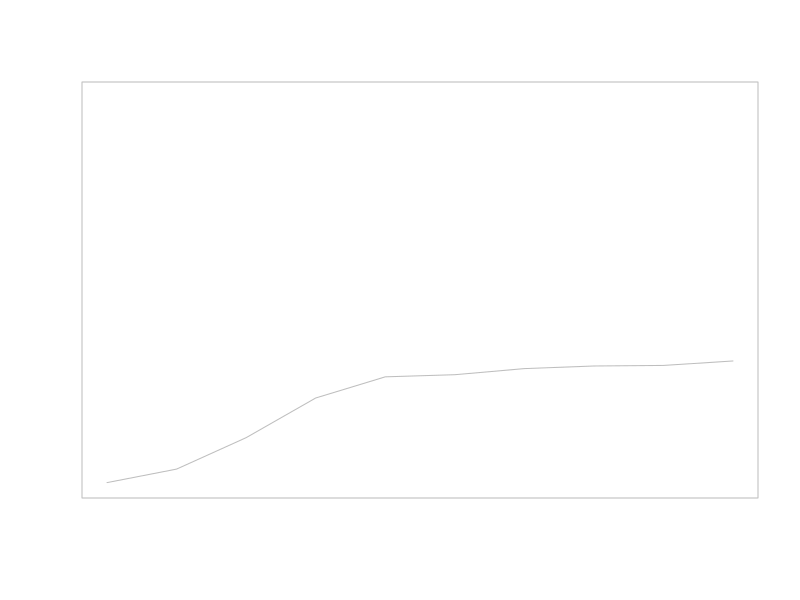
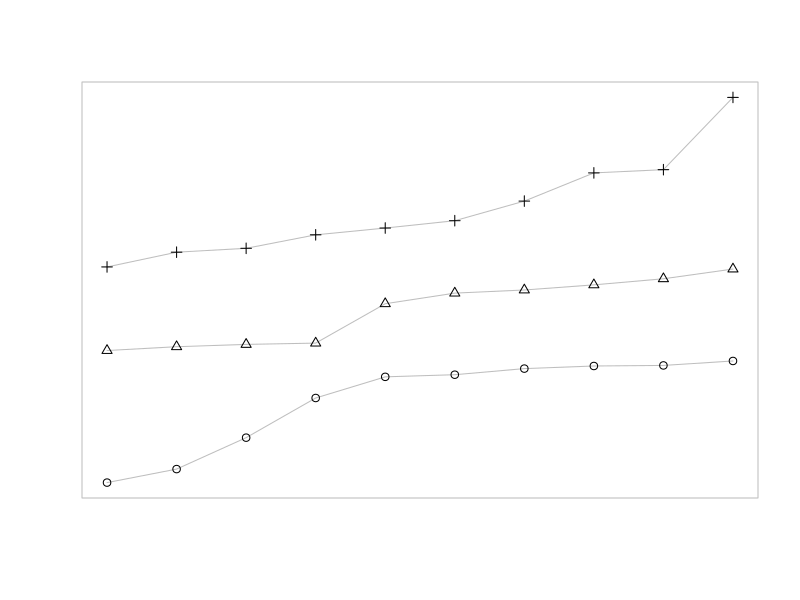
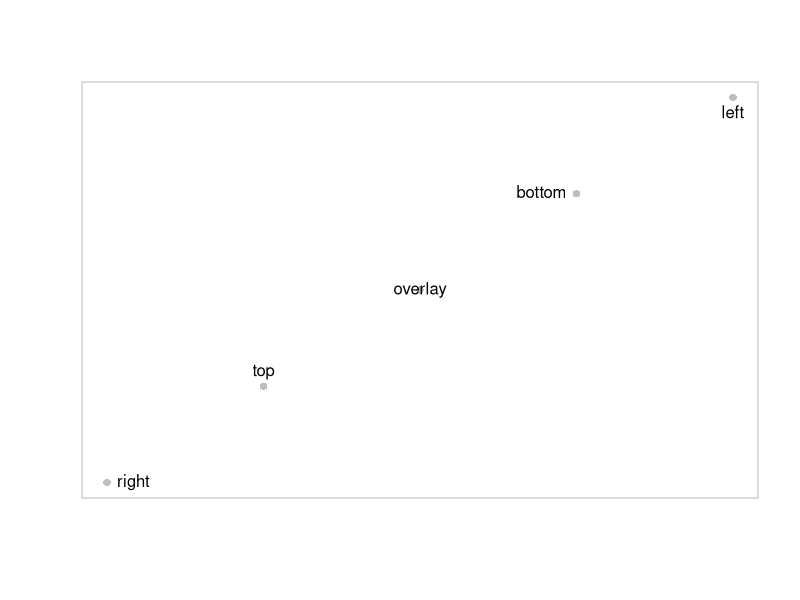
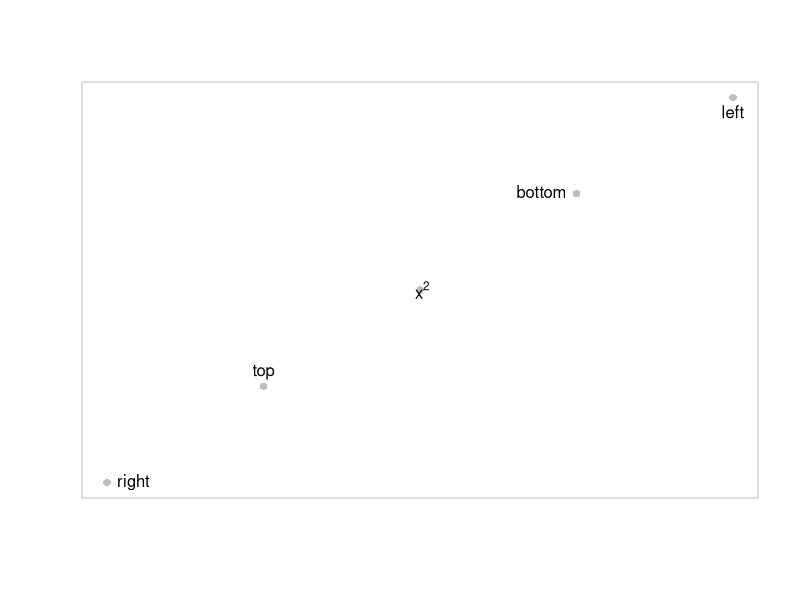
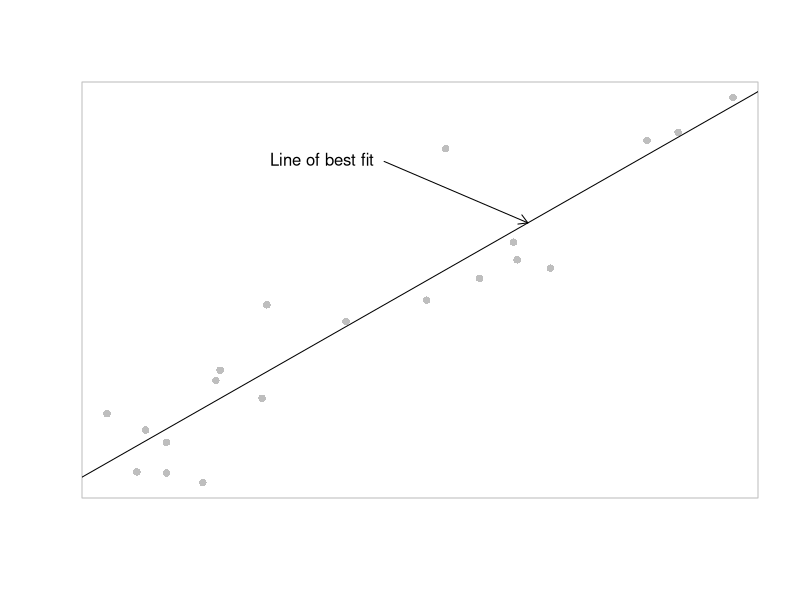
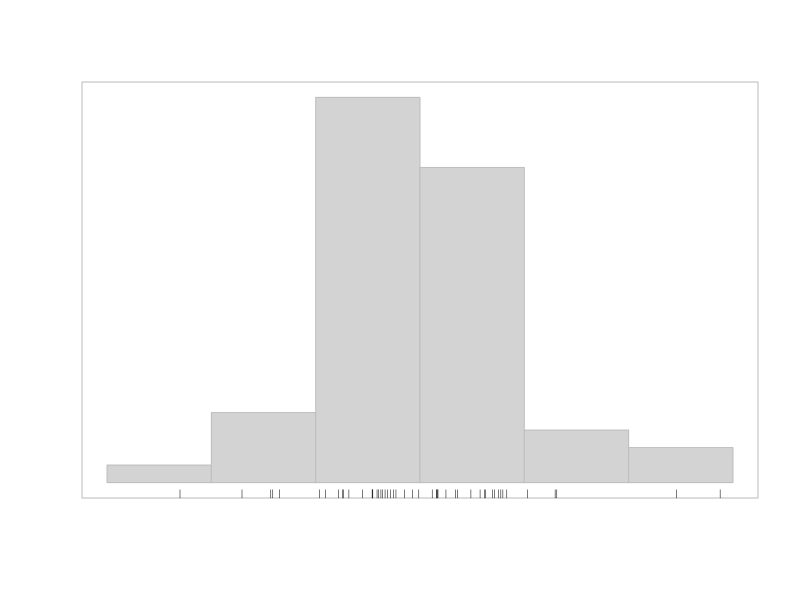
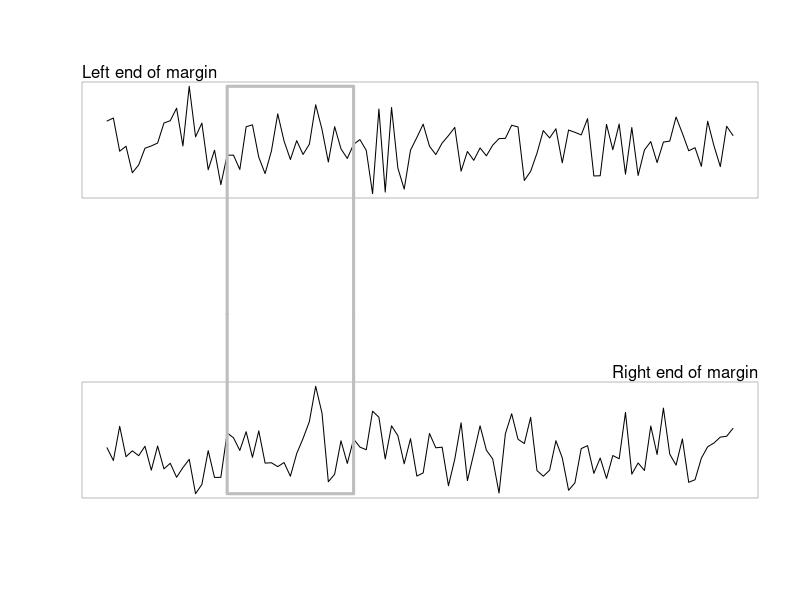
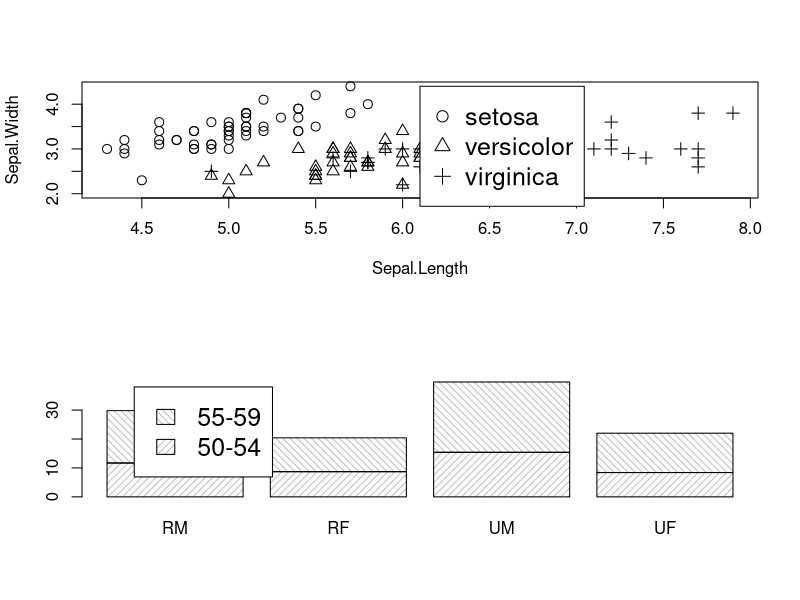

R code for these plots, in order:
## ---- chunk 1
knitr::opts_chunk$set(collapse = TRUE, dev = "png", comment = "#>")
#Sys.setlocale('LC_ALL','C') # Embed this directly in the Rmarkdown script that contains the Chinese character comment
options(digits=3)
options(max.print=200)
## ---- chunk 2
tibble::tribble(
  ~函数, ~描述,
  "points()", "数据符号",
  "lines()", "线条",
  "segments()", "线段",
  "arrows()", "箭头",
  "xspline()", "光滑曲线",
  "rect()", "矩形",
  "polygon()", "多边形",
  "polypath()", "多边形路径",
  "rasterImage()", "位图（在图形上可以添加外部图片）",
  "text()", "文本",
) -> tb

knitr::kable(tb, caption = "常见基本低级绘图函数")
## ---- chunk 3
x = 1:10
y = matrix(sort(rnorm(30)), ncol=3)
plot(x, y[, 1], ylim = range(y), ann=F, axes = F, type="l", col="gray")
box(col="gray")
## ---- chunk 4
plot(x, y[, 1], ylim = range(y), ann=F, axes = F, type="l", col="gray")
box(col="gray")

points(x, y[,1])
lines(x, y[,2], col="gray")
points(x, y[,2], pch=2)
lines(x, y[,3], col="gray")
points(x, y[,3], pch=3)
## ---- chunk 5
y = x = 1:5
plot(x, y, ann=F, axes=F, col="gray", pch=16)
box(col="gray")

text(x[-3], y[-3], c("right", "top", "bottom", "left"),
     pos=c(4, 3, 2, 1))
text(3, 3, "overlay")
## ---- chunk 6
y = x = 1:5
plot(x, y, ann=F, axes=F, col="gray", pch=16)
box(col="gray")

text(x[-3], y[-3], c("right", "top", "bottom", "left"),
     pos=c(4, 3, 2, 1))
text(3, 3, ~ x^2)
## ---- chunk 7
x = runif(20, 1, 10)
y = x + rnorm(20)
plot(x, y, ann=F, axes=F, col="gray", pch=16)
box(col="gray")

lmfit = lm(y ~ x)
abline(lmfit)
arrows(5, 8, 7, predict(lmfit, data.frame(x=7)), 
       length = 0.1)
text(5, 8, "Line of best fit", pos = 2)
## ---- chunk 8
y = rnorm(50)
hist(y, main="", xlab="", ylab="", axes=F, border="gray", col="light gray")
box(col="gray")
rug(y, ticksize = 0.02)
## ---- chunk 9
y1 = rnorm(100)
y2 = rnorm(100)

par(mfrow=c(2,1), xpd =NA)

# 绘制第一个图形
plot(y1, type="l", axes=FALSE,
     xlab="", ylab="", main="")
box(col="gray")
mtext("Left end of margin", adj=0, side=3)
lines(x=c(20,20,40,40), y=c(-7, max(y1), max(y1), -7), lwd=3, col="gray")

# 绘制第二个图形
plot(y2, type="l", axes=FALSE, 
     xlab="", ylab="", main="")
box(col="gray")
mtext("Right end of margin", adj=1, side=3)
lines(x=c(20, 20, 40, 40), y=c(7, min(y2), min(y2), 7), 
      lwd=3, col="gray")
## ---- chunk 10
with(iris,
     plot(Sepal.Length, Sepal.Width, pch=as.numeric(Species), cex=1.2))
legend(6.1, 4.4, c("setosa", "versicolor", "virginica"),
       cex=1.5, pch=1:3)
## ---- chunk 11
barplot(VADeaths[1:2, ], angle = c(45, 135), density = 20, 
        col="gray", names = c("RM", "RF", "UM", "UF"))
legend(0.4, 38, c("55-59", "50-54"), cex=1.5, angle = c(135, 45), density = 20, fill = "gray")
## ---- chunk 12
# 先生成数据并绘制没有数据符号和坐标轴的空图
x = 1:2
y = runif(2, 0, 100)
par(mar=c(4, 4, 2, 4))
plot(x, y, type = "n", xlim = c(0.5, 2.5), ylim = c(-10, 110),
     axes=FALSE, ann=FALSE)

# 指定主 y 轴摄氏度刻度位置。
axis(2, at=seq(0, 100, 20))  # 2 表示绘制在左边，at指定刻度线位置
mtext("Temperature (Centigrade)", side = 2, line = 3)

# 绘制有特殊标签的底部坐标轴，以及表示华氏温度的 y 轴
axis(1, at=1:2, labels = c("Treatment1", "Treatment2"))
axis(4, at=seq(0, 100, 20), labels = seq(0, 100, 20)*9/5 + 32)
mtext("Temperature (Fahrenheit)", side=4, line=3)
box()

# 最后画一些温度样式的符号表示实际温度
segments(x, 0, x, 100, lwd=20)
segments(x, 0, x, 100, lwd=16, col="white")
segments(x, 0, x, y, lwd = 16, col = "gray")
## ---- chunk 13
par("din")
par("fin")
par("pin")
## ---- chunk 14
par("usr")
## ---- chunk 15
# 绘制一个空白图形并进行计算
plot(0:1, 0:1, type="n", axes=F, ann=F)
usr = par("usr")
pin = par("pin")
xcm = diff(usr[1:2])/(pin[1]*2.54)
ycm = diff(usr[3:4])/(pin[2]*2.54)

# 现在绘制的图形是根据厘米表示的
par(xpd=NA)
rect(0 + 0.2*xcm, 0-0.2*ycm,
1 + 0.2*xcm, 0.3-0.2*ycm,
col="gray", border = NA)

# 绘制边框、刻度和标签
rect(0, 0, 1, 0.3, col="white")
segments(seq(1, 8, 0.1)*xcm, 0,
seq(1, 8, 0.1)*xcm, 
c(rep(c(0.5, 
rep(0.25, 4),
0.35, 
rep(0.25, 4)), 7), 
0.5)*ycm)
text(1:8*xcm, 0.6*ycm, 0:7, adj=c(0.5, 0))
text(8.2*xcm, 0.6*ycm, "cm", adj=c(0, 0))
## ---- chunk 16
drunkness = ts(c(3875, 4846, 5128, 5773, 7327,
                 6688, 5582, 3473, 3186, rep(NA, 51)),
               start = 1912, end = 1971)

par(mar = c(5, 6, 2, 4))
plot(drunkness, lwd=3, col="gray", ann=F, las=2)
mtext("Drunkness\nRelated Arrest", side=2, line=3.5)
par(new=TRUE)
plot(nhtemp, ann=F, axes=F)
mtext("Temperature (F)", side=4, line=3)
title("Using par(new=TRUE)")
axis(4)
## ---- chunk 17
par(mar=c(5, 6, 2, 4))
plot(drunkness, lwd=3, col="gray", ann=F, las=2)
mtext("Drunkness\nRelated Arrest", side=2, line=3.5)
usr = par("usr")
par(usr=c(usr[1:2], 47.6, 54.9))
lines(nhtemp)
mtext("Temperature (F)", side=4, line=3)
title("Using par(usr=...)")
axis(4)
## ---- chunk 18
with(trees,
     expr = {
     plot(Height, Volume, pch=3, xlab="Height (ft)", 
          ylab=expression(paste("Volume ", "ft^3")))
     symbols(Height, Volume, circles = Girth/12,
             fg="gray", inches = FALSE, add=TRUE)
       })
## ---- chunk 19
y = sample(1:10)
midpts = barplot(y, col="lightgray")
width = diff(midpts[1:2])/4
left = rep(midpts, y - 1) - width
right = rep(midpts, y - 1) + width
heights = unlist(apply(matrix(y, ncol=10),
                       2, seq))[-cumsum(y)]
segments(left, heights, right, heights,
         col="white")
## ---- chunk 20
with(ToothGrowth,
     {
       boxplot(len ~ supp, border = "gray",
               col="lightgray", boxwex=0.5)
       points(jitter(rep(1:2, each=30), 0.5),
              unlist(split(len, supp)),
              cex=0.5, pch=16)
     })
## ---- chunk 21
z = 2*volcano
x = 10 * (1:nrow(z))
y = 10 * (1:ncol(z))

trans = persp(x, y, z, zlim=c(0, max(z)),
              theta=150, phi=12, lwd=.5,
              scale=F, axes=F)

# 计算等高线
clines = contourLines(x, y, z)
# 将等高线 x 与 y 顶点位置传给 trans3d()
lapply(clines,
       function(contour) {
         lines(trans3d(contour$x, contour$y, 0, trans))
       })
## ---- chunk 22
plot.new()  # 开启一个空白绘图
plot.window(range(pressure$temperature),
            range(pressure$pressure))  # 设定坐标轴尺度
plot.xy(pressure, type="p")  # 绘制图形
box()  # 围绕绘图区域绘制矩形
axis(1) # 添加轴线
axis(2) # 添加轴线
## ---- chunk 23
groups = dimnames(Titanic)[[1]]
males = Titanic[, 1, 2, 2]
females = Titanic[, 2, 2, 2]

males
females
## ---- chunk 24
# 6 行内容，4行用户绘制条形，1行用于绘制x轴，1行绘制图例（-1）
par(mar=c(0.5, 3, 0.5, 1))
plot.new()
plot.window(xlim = c(-200,200), ylim = c(-1.5, 4.5))

ticks = seq(-200, 200, 100)
y = 1:4
h = 0.2

# 开始画图
# x 轴绘制在绘图区域内部（设置pos=0）
lines(rep(0,2), c(-1.5, 4.5), col="gray")
segments(-200, y, 200, y, lty = "dotted")
rect(-males, y-h, 0, y+h, col="darkgray")
rect(0, y-h,  females, y+h, col="lightgray")
mtext(groups, at=y, adj=1, side=2, las=2)
par(cex.axis=0.5, mex=0.5)
axis(1, at=ticks, labels=abs(ticks), pos=0)

# 在底部绘制图例
# 确保矩形能包含文字
tw = 1.5*strwidth("females")
rect(-tw, -1-h, 0, -1+h, col="darkgray")
rect(0, -1-h, tw, -1+h, col="lightgray")
text(0, -1, "males", pos=2)
text(0, -1, "females", pos=4)
## ---- chunk 25
# 放在函数的开始部分
opar = par(no.readonly = TRUE)
on.exit(par(opar))
## ---- chunk 26
plot.newclass = 
  function(x, y=NULL, 
           main="", sub="",
           xlim=NULL, ylim=NULL,
           axes=TRUE, ann=par("ann"),
           col=par("col"), 
           ...) {
    xy = xy.coords(x, y)
    if (is.null(xlim)) {
      xlim = range(xy$x[is.finite(xy$x)])
    }
    if (is.null(ylim)) {
      ylim = range(xy$y[is.finite(xy$y)])
    }
    opar = par(no.readonly = TRUE)
    on.exit(par(opar))
    plot.new()
    plot.window(xlim, ylim, ...)
    points(xy$x, xy$y, col=col, ...)
    if (axes) {
      axis(1)
      axis(2)
      box()
    }
    if (ann) {
      title(main=main, sub=sub, xlab=xy$xlab, ylab=xy$ylab, ...)
    }
           }
